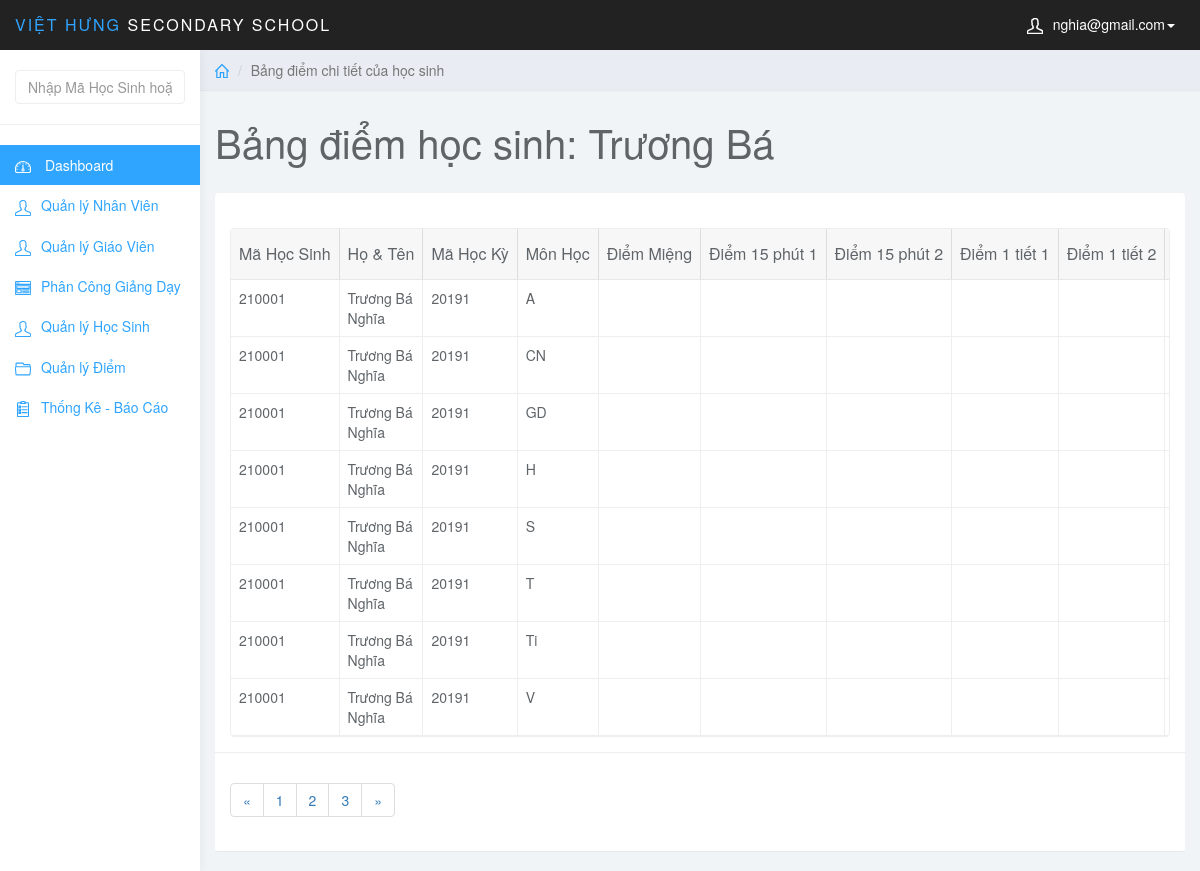
The page /admin/index.php?page=edit_diem&id_hs=210001 (signed in) on the database as committed earlier.
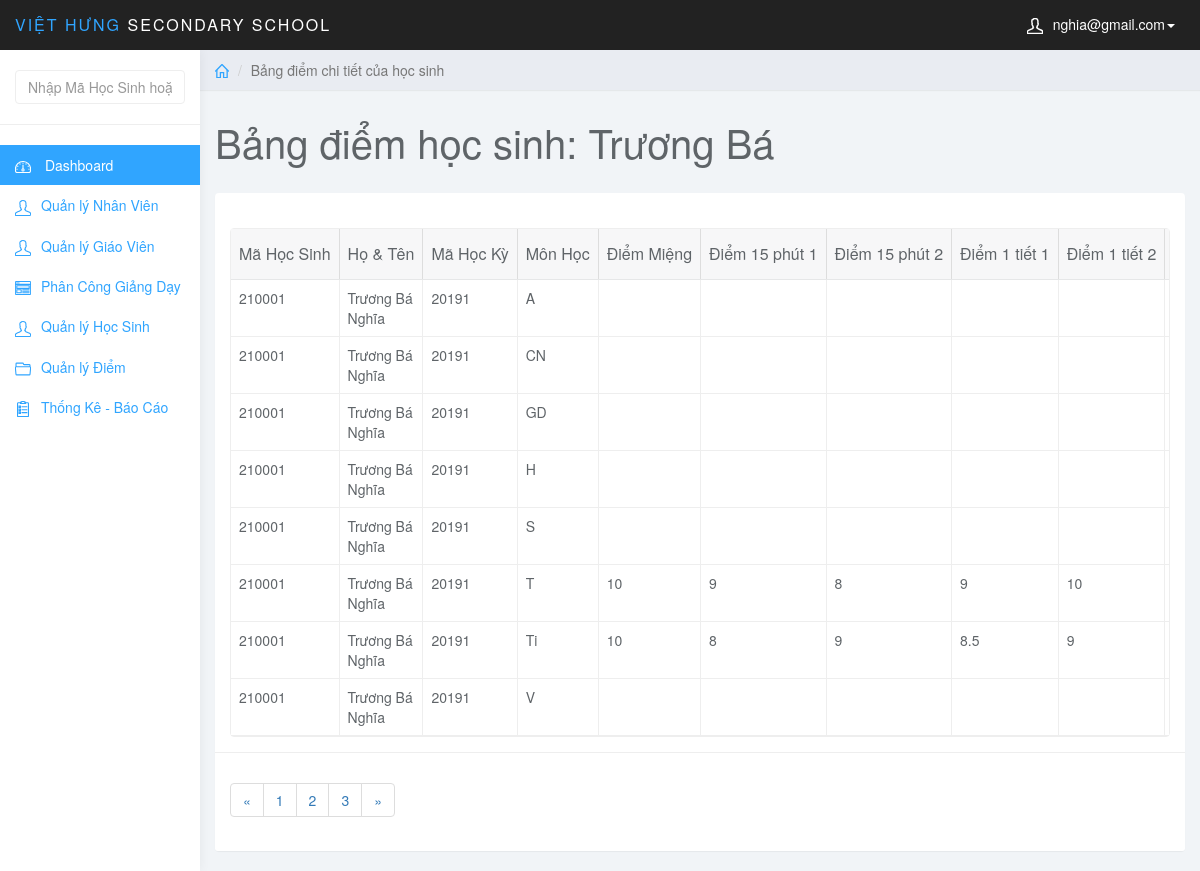
The same page on the database as committed later.
### tables this page shows
CREATE TABLE `diem` (
  `MaDiem` int(6) NOT NULL AUTO_INCREMENT,
  `MaHocKy` varchar(5) NOT NULL,
  `MaMonHoc` varchar(5) NOT NULL,
  `MaHS` int(6) NOT NULL,
  `MaLopHoc` varchar(10) NOT NULL,
  `DiemMieng` varchar(5) NOT NULL,
  `Diem15Phut1` varchar(5) NOT NULL,
  `Diem15Phut2` varchar(5) NOT NULL,
  `Diem1Tiet1` varchar(5) NOT NULL,
  `Diem1Tiet2` varchar(5) NOT NULL,
  `DiemThi` varchar(5) NOT NULL,
  `DiemTB` float NOT NULL,
  PRIMARY KEY (`MaDiem`),
  KEY `fk_diem_mahk` (`MaHocKy`),
  KEY `fk_diem_monhoc` (`MaMonHoc`),
  KEY `fk_diem_hocsinh` (`MaHS`),
  KEY `MaLopHoc` (`MaLopHoc`),
  CONSTRAINT `diem_ibfk_1` FOREIGN KEY (`MaLopHoc`) REFERENCES `lophoc` (`MaLopHoc`),
  CONSTRAINT `fk_diem_hocsinh` FOREIGN KEY (`MaHS`) REFERENCES `hocsinh` (`MaHS`),
  CONSTRAINT `fk_diem_mahk` FOREIGN KEY (`MaHocKy`) REFERENCES `hocky` (`MaHocKy`),
  CONSTRAINT `fk_diem_monhoc` FOREIGN KEY (`MaMonHoc`) REFERENCES `monhoc` (`MaMonHoc`)
);

CREATE TABLE `hocsinh` (
  `MaHS` int(6) NOT NULL,
  `MaLopHoc` varchar(10) NOT NULL,
  `TenHS` varchar(50) NOT NULL,
  `GioiTinh` varchar(5) NOT NULL,
  `NgaySinh` date NOT NULL,
  `NoiSinh` varchar(50) NOT NULL,
  `DanToc` varchar(10) NOT NULL,
  `HoTenCha` varchar(50) NOT NULL,
  `HoTenMe` varchar(50) NOT NULL,
  PRIMARY KEY (`MaHS`),
  KEY `fk_hs_lh` (`MaLopHoc`),
  CONSTRAINT `fk_hs_lh` FOREIGN KEY (`MaLopHoc`) REFERENCES `lophoc` (`MaLopHoc`)
);

CREATE TABLE `hocky` (
  `MaHocKy` varchar(5) NOT NULL,
  `TenHocKy` varchar(20) NOT NULL,
  `HeSoHK` int(1) NOT NULL,
  `NamHoc` char(10) NOT NULL,
  PRIMARY KEY (`MaHocKy`)
);

### admin/edit_diem.php (the view, shortened to what this page needs)
<?php
    $stu_id = $_GET['id_hs'];
    $sql_view = "SELECT * FROM hocsinh JOIN diem ON hocsinh.MaHS = diem.MaHS JOIN hocky ON diem.MaHocKy = hocky.MaHocKy WHERE hocsinh.MaHS = '$stu_id'";
    $query_view = mysqli_query($conn,$sql_view);
?>
<div class="col-sm-9 col-sm-offset-3 col-lg-10 col-lg-offset-2 main">
		<div class="row">
			<ol class="breadcrumb">
				<li><a href="index.php"><svg class="glyph stroked home"><use xlink:href="#stroked-home"></use></svg></a></li>
				<li class="active">Bảng điểm chi tiết của học sinh</li>
			</ol>
		</div>
		<div class="row">
			<div class="col-lg-12">
				<h1 class="page-header">Bảng điểm học sinh: Trương Bá </h1>
			</div>
		</div>
		<div class="row">
			<div class="col-lg-12">
				<div class="panel panel-default">
					<div class="panel-body">
                        <table
                            data-toolbar="#toolbar"
                            data-toggle="table">
						    <thead>
						    <tr>
						        <th data-field="id" data-sortable="true">Mã Học Sinh</th>
                                <th data-field="name"  data-sortable="true">Họ & Tên</th>
                                <th data-sortable="true">Mã Học Kỳ</th>
                                <th data-sortable="true">Môn Học</th>
                                <th data-sortable="true">Điểm Miệng</th>
                                <th data-sortable="true">Điểm 15 phút 1</th>
                                <th data-sortable="true">Điểm 15 phút 2</th>
                                <th data-sortable="true">Điểm 1 tiết 1</th>
                                <th data-sortable="true">Điểm 1 tiết 2</th>
						    </tr>
                            </thead>
                            <tbody>
                                <?php
                                    while($row_view = mysqli_fetch_assoc($query_view)){
                                ?>
                                <tr>
                                    <td><?php echo $row_view['MaHS']; ?></td>
                                    <td><?php echo $row_view['TenHS']; ?></td>
                                    <td><?php echo $row_view['MaHocKy']; ?></td>
                                    <td><?php echo $row_view['MaMonHoc']; ?></td>
                                    <td><?php echo $row_view['DiemMieng']; ?></td>
                                    <td><?php echo $row_view['Diem15Phut1']; ?></td>
                                    <td><?php echo $row_view['Diem15Phut2']; ?></td>
                                    <td><?php echo $row_view['Diem1Tiet1']; ?></td>
                                    <td><?php echo $row_view['Diem1Tiet2']; ?></td>
                                </tr>
                                    <?php }?>
                            </tbody>
						</table>
                    </div>
                    <div class="panel-footer">
                        <nav aria-label="Page navigation example">
                            <ul class="pagination">
                                <li class="page-item"><a class="page-link" href="#">&laquo;</a></li>
                                <li class="page-item"><a class="page-link" href="#">1</a></li>
                                <li class="page-item"><a class="page-link" href="#">2</a></li>
                                <li class="page-item"><a class="page-link" href="#">3</a></li>
                                <li class="page-item"><a class="page-link" href="#">&raquo;</a></li>
                            </ul>
                        </nav>
                    </div>
				</div>
			</div>
		</div>
	</div>

Rows that differ between the two databases and show on the page:
changed diem (number 6 of 8 on the later page): DiemMieng (not shown) → "10"; Diem15Phut1 (not shown) → "9"; Diem15Phut2 (not shown) → "8"; Diem1Tiet1 (not shown) → "9"; Diem1Tiet2 (not shown) → "10"
changed diem "Ti": DiemMieng (not shown) → "10"; Diem15Phut1 (not shown) → "8"; Diem15Phut2 (not shown) → "9"; Diem1Tiet1 (not shown) → "8.5"; Diem1Tiet2 (not shown) → "9"
